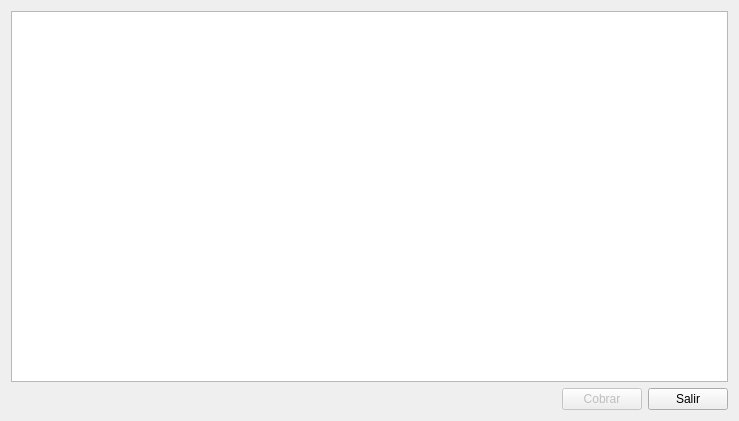
<?xml version="1.0" encoding="UTF-8"?>
<ui version="4.0">
 <class>FrmCobrarFactura</class>
 <widget class="QDialog" name="FrmCobrarFactura">
  <property name="geometry">
   <rect>
    <x>0</x>
    <y>0</y>
    <width>739</width>
    <height>421</height>
   </rect>
  </property>
  <property name="windowTitle">
   <string>Dialog</string>
  </property>
  <layout class="QGridLayout" name="gridLayout">
   <item row="0" column="0" colspan="3">
    <widget class="QTableView" name="tabla_vencimientos">
     <property name="selectionMode">
      <enum>QAbstractItemView::SingleSelection</enum>
     </property>
     <property name="selectionBehavior">
      <enum>QAbstractItemView::SelectRows</enum>
     </property>
    </widget>
   </item>
   <item row="1" column="0">
    <spacer name="horizontalSpacer">
     <property name="orientation">
      <enum>Qt::Horizontal</enum>
     </property>
     <property name="sizeHint" stdset="0">
      <size>
       <width>502</width>
       <height>20</height>
      </size>
     </property>
    </spacer>
   </item>
   <item row="1" column="1">
    <widget class="QPushButton" name="btnCobrar">
     <property name="enabled">
      <bool>false</bool>
     </property>
     <property name="maximumSize">
      <size>
       <width>16777215</width>
       <height>54</height>
      </size>
     </property>
     <property name="text">
      <string>Cobrar</string>
     </property>
     <property name="icon">
      <iconset resource="../maya.qrc">
       <normaloff>:/Icons/PNG/pagos.png</normaloff>:/Icons/PNG/pagos.png</iconset>
     </property>
     <property name="iconSize">
      <size>
       <width>64</width>
       <height>64</height>
      </size>
     </property>
    </widget>
   </item>
   <item row="1" column="2">
    <widget class="QPushButton" name="btnSalir">
     <property name="text">
      <string>Salir</string>
     </property>
     <property name="icon">
      <iconset resource="../maya.qrc">
       <normaloff>:/Icons/PNG/OK.png</normaloff>:/Icons/PNG/OK.png</iconset>
     </property>
     <property name="iconSize">
      <size>
       <width>48</width>
       <height>48</height>
      </size>
     </property>
    </widget>
   </item>
  </layout>
 </widget>
 <resources>
  <include location="../maya.qrc"/>
 </resources>
 <connections>
  <connection>
   <sender>btnSalir</sender>
   <signal>clicked()</signal>
   <receiver>FrmCobrarFactura</receiver>
   <slot>accept()</slot>
   <hints>
    <hint type="sourcelabel">
     <x>434</x>
     <y>376</y>
    </hint>
    <hint type="destinationlabel">
     <x>438</x>
     <y>400</y>
    </hint>
   </hints>
  </connection>
 </connections>
</ui>
